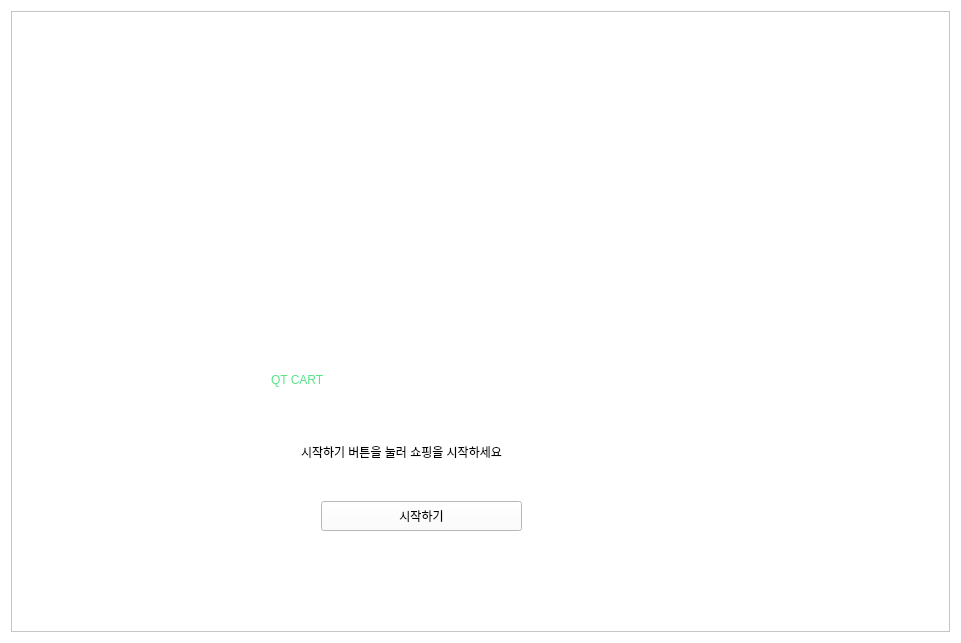
<?xml version="1.0" encoding="UTF-8"?>
<ui version="4.0">
 <class>PageWelcome</class>
 <widget class="QWidget" name="PageWelcome">
  <property name="geometry">
   <rect>
    <x>0</x>
    <y>0</y>
    <width>961</width>
    <height>643</height>
   </rect>
  </property>
  <property name="sizePolicy">
   <sizepolicy hsizetype="Preferred" vsizetype="Preferred">
    <horstretch>11</horstretch>
    <verstretch>0</verstretch>
   </sizepolicy>
  </property>
  <property name="font">
   <font>
    <bold>false</bold>
   </font>
  </property>
  <property name="windowTitle">
   <string>Form</string>
  </property>
  <property name="styleSheet">
   <string notr="true">background-color: rgb(255, 255, 255);</string>
  </property>
  <layout class="QHBoxLayout" name="horizontalLayout">
   <item>
    <widget class="QFrame" name="frame">
     <property name="frameShape">
      <enum>QFrame::Shape::StyledPanel</enum>
     </property>
     <property name="frameShadow">
      <enum>QFrame::Shadow::Raised</enum>
     </property>
     <widget class="QLabel" name="start_text">
      <property name="geometry">
       <rect>
        <x>290</x>
        <y>430</y>
        <width>249</width>
        <height>22</height>
       </rect>
      </property>
      <property name="styleSheet">
       <string notr="true">background-color: rgb(255, 255, 255);
</string>
      </property>
      <property name="text">
       <string>시작하기 버튼을 눌러 쇼핑을 시작하세요</string>
      </property>
     </widget>
     <widget class="QWidget" name="start_image" native="true">
      <property name="geometry">
       <rect>
        <x>300</x>
        <y>130</y>
        <width>211</width>
        <height>171</height>
       </rect>
      </property>
      <property name="styleSheet">
       <string notr="true">background-color: rgb(255, 255, 255);</string>
      </property>
      <widget class="QLabel" name="cart_image">
       <property name="geometry">
        <rect>
         <x>90</x>
         <y>30</y>
         <width>121</width>
         <height>101</height>
        </rect>
       </property>
       <property name="styleSheet">
        <string notr="true">background-color: rgb(255, 255, 255);</string>
       </property>
       <property name="text">
        <string/>
       </property>
      </widget>
      <widget class="QLabel" name="wind_image">
       <property name="geometry">
        <rect>
         <x>0</x>
         <y>70</y>
         <width>61</width>
         <height>71</height>
        </rect>
       </property>
       <property name="styleSheet">
        <string notr="true">background-color: rgb(255, 255, 255);</string>
       </property>
       <property name="text">
        <string/>
       </property>
      </widget>
     </widget>
     <widget class="QLabel" name="qtcart_text">
      <property name="geometry">
       <rect>
        <x>260</x>
        <y>330</y>
        <width>306</width>
        <height>77</height>
       </rect>
      </property>
      <property name="styleSheet">
       <string notr="true">font: 700 40pt &quot;Ria Sans&quot;;
color: rgb(87, 227, 137);
background-color: rgb(255, 255, 255);
</string>
      </property>
      <property name="text">
       <string>QT CART</string>
      </property>
     </widget>
     <widget class="QPushButton" name="start_button">
      <property name="geometry">
       <rect>
        <x>310</x>
        <y>490</y>
        <width>201</width>
        <height>30</height>
       </rect>
      </property>
      <property name="styleSheet">
       <string notr="true">font: 700 11pt &quot;Ria Sans&quot;;
QPushButton {
    background-color: rgb(224, 27, 36);  /* ✅ 기본 상태: 더 진한 빨강 */
	
	font: 300 14pt &quot;Umpush&quot;;
    color: rgb(255, 255, 255);
    border: none;
    border-radius: 14px;                /* ✅ 동글동글 */
    padding: 10px 18px;                 /* 버튼 크기/여백 */
}


</string>
      </property>
      <property name="text">
       <string>시작하기</string>
      </property>
     </widget>
    </widget>
   </item>
  </layout>
 </widget>
 <resources/>
 <connections/>
</ui>
